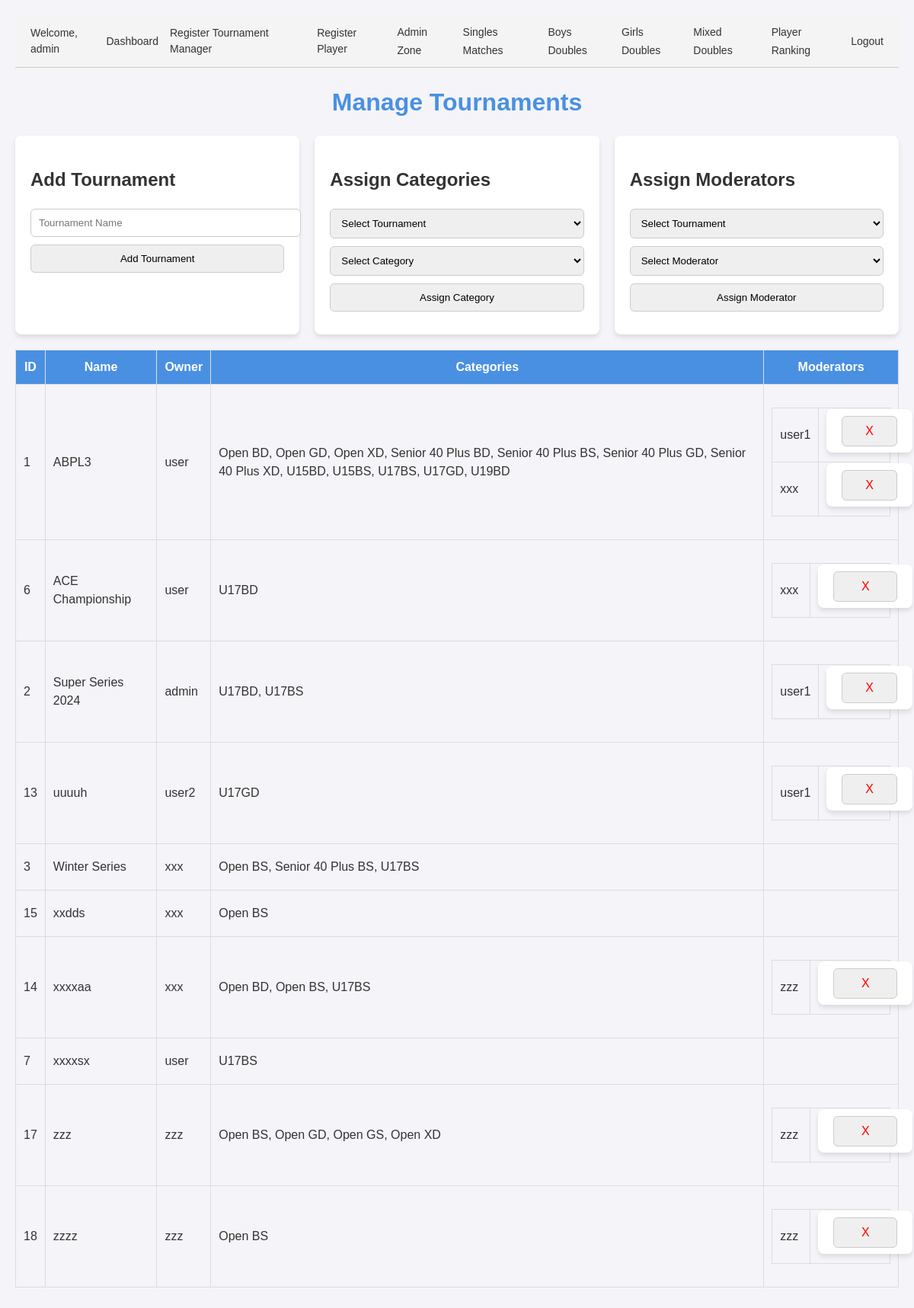
Page /insert_tournament.php (signed in) on the committed database.
### tables this page shows
CREATE TABLE `tournaments` (
  `id` int(11) NOT NULL,
  `name` varchar(255) NOT NULL,
  `created_by` int(11) DEFAULT NULL,
  `year` int(11) NOT NULL DEFAULT year(curdate()),
  `moderated_by` int(11) DEFAULT NULL
);

CREATE TABLE `users` (
  `id` int(11) NOT NULL,
  `username` varchar(255) NOT NULL,
  `password` varchar(255) NOT NULL,
  `mobile_no` varchar(20) DEFAULT NULL,
  `notes` text DEFAULT NULL,
  `role` enum('admin','user','visitor','moderator') NOT NULL DEFAULT 'visitor',
  `created_at` timestamp NULL DEFAULT current_timestamp(),
  `email` varchar(255) DEFAULT NULL,
  `last_login` datetime DEFAULT NULL,
  `profile_picture` varchar(255) DEFAULT 'default.png'
);

### insert_tournament.php (the view, shortened to what this page needs)
<?php
include 'header.php';
require 'auth.php';
function fetchTournaments($conn) {
    $query = "
        SELECT
            t.id AS tournament_id,
            t.name AS tournament_name,
            u.username AS owner_name,
            GROUP_CONCAT(DISTINCT c.name ORDER BY c.name SEPARATOR ', ') AS categories,
            GROUP_CONCAT(DISTINCT m.username ORDER BY m.username SEPARATOR ', ') AS moderators
        FROM tournaments t
        LEFT JOIN users u ON t.created_by = u.id
        LEFT JOIN tournament_categories tc ON t.id = tc.tournament_id
        LEFT JOIN categories c ON tc.category_id = c.id
        LEFT JOIN tournament_moderators tm ON t.id = tm.tournament_id
        LEFT JOIN users m ON tm.user_id = m.id
        GROUP BY t.id
        ORDER BY t.name;
    ";
    $result = $conn->query($query);
    return $result->fetch_all(MYSQLI_ASSOC);
}
$tournaments = fetchTournaments($conn);
?>
<!DOCTYPE html>
<html lang="en">
<head>
</head>
<body>
    <h1>Manage Tournaments</h1>
    <div class="form-container">
        <form method="POST">
            <h2>Add Tournament</h2>
            <input type="text" name="tournament_name" placeholder="Tournament Name" required>
            <button type="submit" name="add_tournament">Add Tournament</button>
        </form>
        <form method="POST">
            <h2>Assign Categories</h2>
            <select name="tournament_id" required>
                <option value="">Select Tournament</option>
            </select>
            <select name="category_id" required>
                <option value="">Select Category</option>
            </select>
            <button type="submit" name="add_category">Assign Category</button>
        </form>
        <form method="POST">
            <h2>Assign Moderators</h2>
            <select name="tournament_id" required>
                <option value="">Select Tournament</option>
            </select>
            <select name="moderator_id" required>
                <option value="">Select Moderator</option>
            </select>
            <button type="submit" name="add_moderator">Assign Moderator</button>
        </form>
    </div>
    <table>
        <thead>
            <tr>
                <th>ID</th>
                <th>Name</th>
                <th>Owner</th>
                <th>Categories</th>
                <th>Moderators</th>
            </tr>
        </thead>
        <tbody>
            <?php foreach ($tournaments as $row): ?>
                <tr>
                    <td><?= htmlspecialchars($row['tournament_id']) ?></td>
                    <td><?= htmlspecialchars($row['tournament_name']) ?></td>
                    <td><?= htmlspecialchars($row['owner_name'] ?? 'Unknown') ?></td>
                    <td><?= htmlspecialchars($row['categories'] ?? 'None') ?></td>
                    <td>
                        <table>
                            <?php
                            if (!empty($row['moderators'])):
                                $moderators = explode(', ', $row['moderators']);
                                foreach ($moderators as $moderator):
                            ?>
                                <tr>
                                    <td><?= htmlspecialchars($moderator) ?></td>
                                    <td>
                                        <form method="POST" style="display: inline;">
                                            <button type="submit" name="remove_moderator" class="red-x">X</button>
                                        </form>
                                    </td>
                                </tr>
                            <?php endforeach; endif; ?>
                        </table>
                    </td>
                </tr>
            <?php endforeach; ?>
        </tbody>
    </table>
</body>
</html>

### header.php (style rules this page uses)
body { margin: 0; padding: 0; font-family: Arial, sans-serif; line-height: 1.5; }

### insert_tournament.php (style rules this page uses)
body { font-family: Arial, sans-serif; background-color: #f4f4f9; margin: 0; padding: 20px; color: #333; }
h1 { text-align: center; color: #4a90e2; margin-bottom: 20px; }
.form-container { display: flex; flex-wrap: wrap; gap: 20px; max-width: 1200px; margin: 0 auto; }
form { flex: 1; min-width: 300px; padding: 20px; background: #ffffff; border-radius: 8px; box-shadow: 0 4px 6px rgba(0, 0, 0, 0.1); }
input, select, button { padding: 10px; margin-bottom: 10px; border: 1px solid #ccc; border-radius: 6px; width: 100%; }
table { width: 100%; border-collapse: collapse; margin: 20px 0; }
th, td { padding: 10px; border: 1px solid #ddd; }
th { background-color: #4a90e2; color: white; }
.red-x { color: red; font-size: 16px; text-decoration: none; cursor: pointer; }

### rows in the picture
tournaments: id "1", name "ABPL3", created_by.username "user", categories "Open BD, Open GD, Open XD, Senior 40 Plus BD, Senior 40 Plus BS, Senior 40 Plus GD, Senior 40 Plus XD, U15BD, U15BS, U17BS, U17GD, U19BD", moderator "user1", moderator "xxx"
tournaments: id "6", name "ACE Championship", created_by.username "user", categories "U17BD", moderator "xxx"
tournaments: id "2", name "Super Series 2024", created_by.username "admin", categories "U17BD, U17BS", moderator "user1"
tournaments: id "13", name "uuuuh", created_by.username "user2", categories "U17GD", moderator "user1"
tournaments: id "3", name "Winter Series", created_by.username "xxx", categories "Open BS, Senior 40 Plus BS, U17BS"
tournaments: id "15", name "xxdds", created_by.username "xxx", categories "Open BS"
tournaments: id "14", name "xxxxaa", created_by.username "xxx", categories "Open BD, Open BS, U17BS", moderator "zzz"
tournaments: id "7", name "xxxxsx", created_by.username "user", categories "U17BS"
tournaments: id "17", name "zzz", created_by.username "zzz", categories "Open BS, Open GD, Open GS, Open XD", moderator "zzz"
tournaments: id "18", name "zzzz", created_by.username "zzz", categories "Open BS", moderator "zzz"

### other values in the picture
$logged_in_user "admin"
